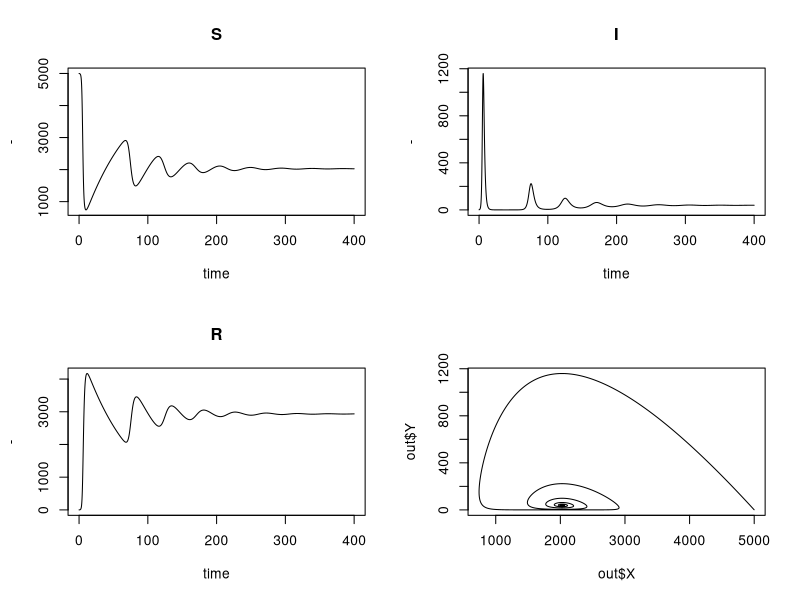
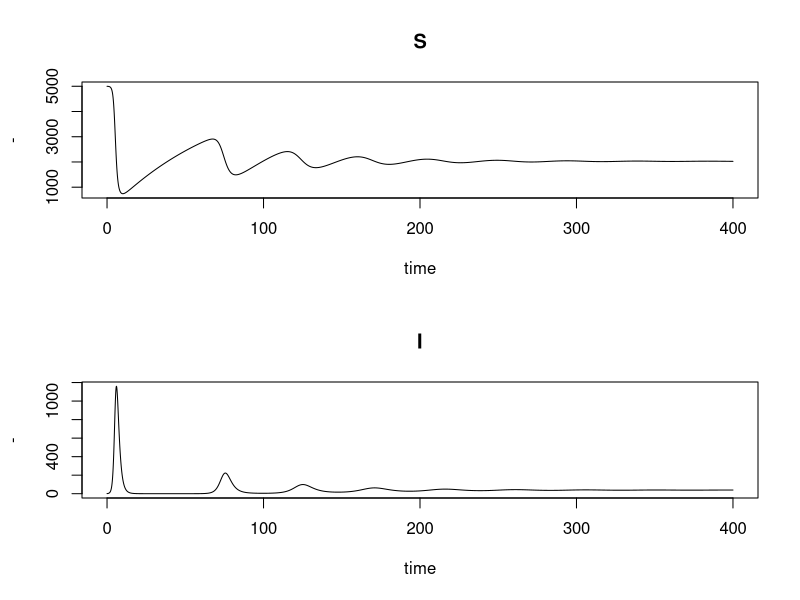
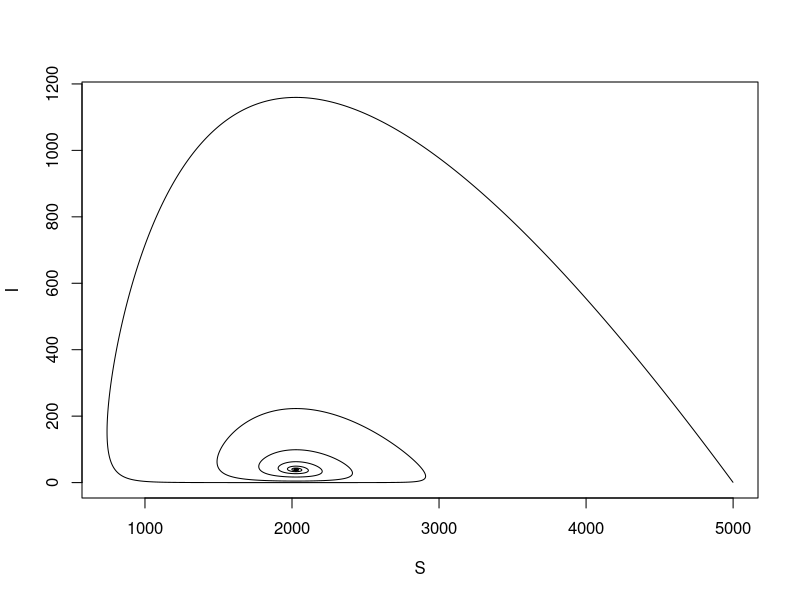
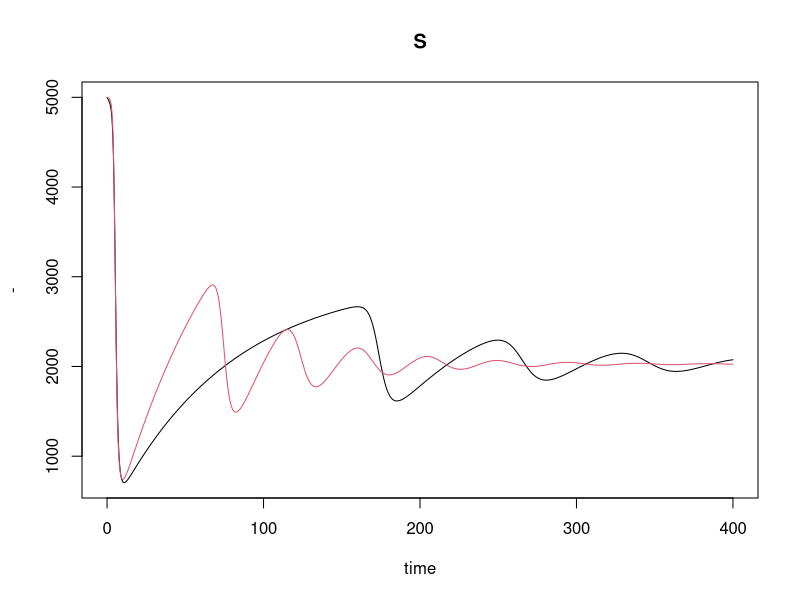
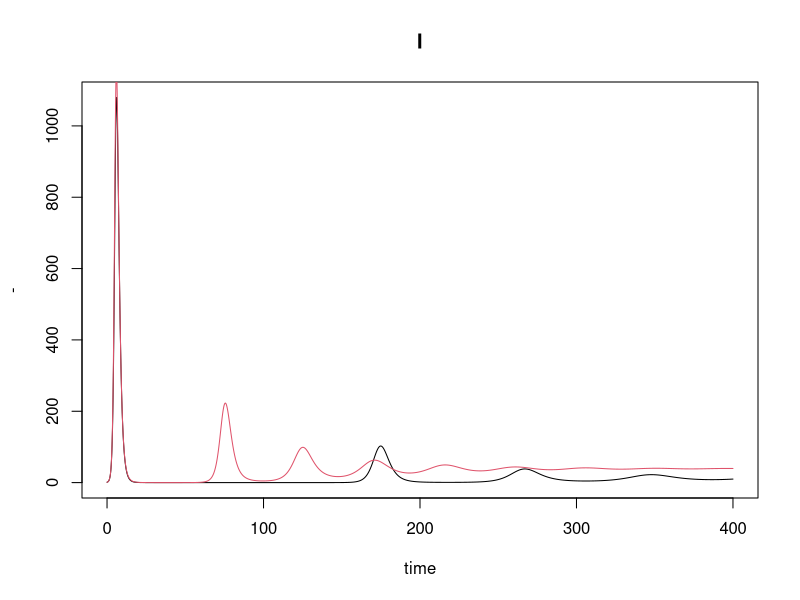
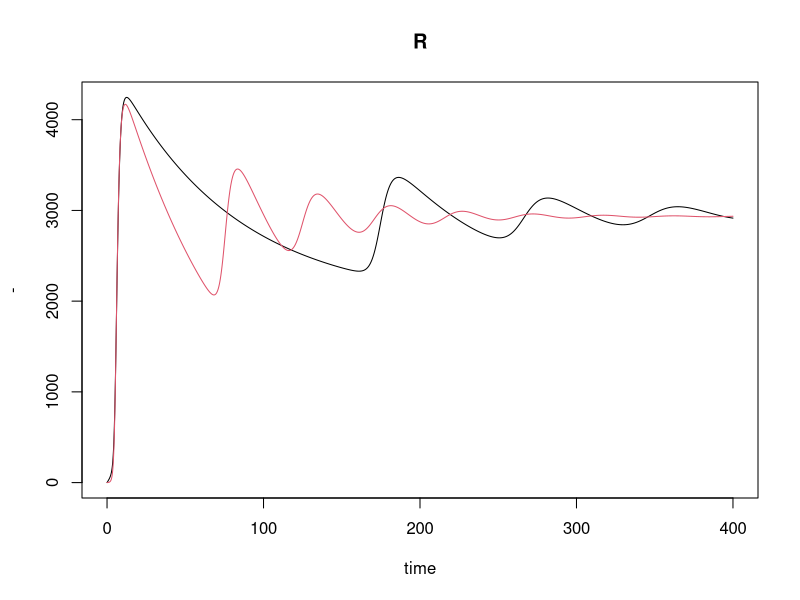
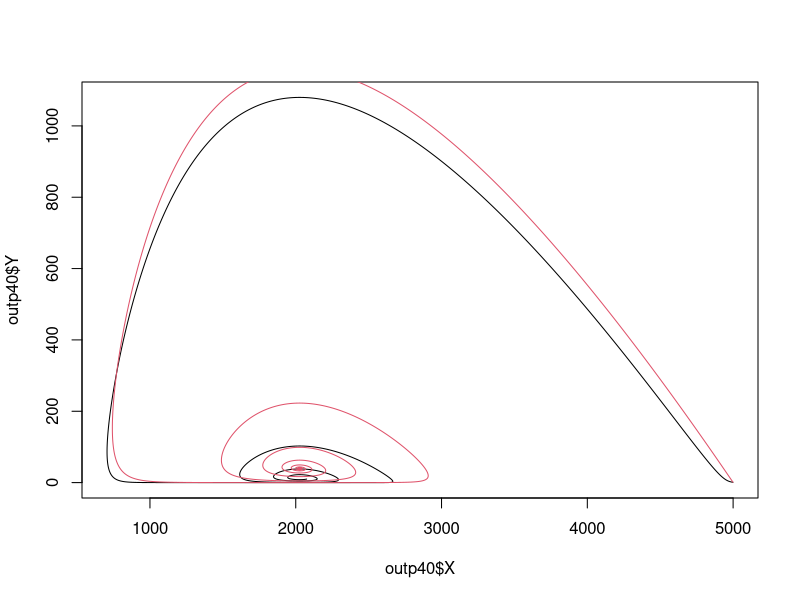

The R script that drew these images, in order:
#########################################################
#                                                       #
# PRACTICAL SESSION: Vaccination                        #
# MODELING INFECTIOUS DISEAES USING R                   #
# ZIv Shkedy, Rahider Aloni, Leyla Kodalci              #
# Hasselt University, Belgium                           #
# 4th PhD week, Gondar University, Ethiopia             #
# JKUAT, Kenya                                          #
# SUSAN-SSACAB 2019 Conference, South Africa            #
# STEAM-3D, Cape Town , 2026, South AFrica              #
#                                                       #
#                                                       #
#########################################################


# SETP 1: install the deSolve package           
library(deSolve)

#########################################################
#                                                       #
#                                                       #
#   SIR with vaccination                                #
#   N=5000                                              #
#                                                       #
#########################################################

library(deSolve)
require(deSolve)

parameters <- c(mu=1/75,beta=0.001/2, v=1, P=0.0)
parameters

state <- c(X=4999,Y=1,Z=0)
state

SIR<-function(t,state,parameters)
{
with(as.list(c(state, parameters)),
{
dX <- 5000*mu*(1-P)-beta*Y*X - mu*X
dY <- beta*Y*X - v*Y - mu*Y
dZ <- v*Y -mu*Z+5000*mu*P
list(c(dX, dY, dZ))
}) 
}

times<-seq(0,400,by=0.01)

require(deSolve)
out <- as.data.frame(ode(y=state,times=times,func=SIR,parms=parameters))
head(out)



par(mfrow=c(2,2))
plot (times,out$X ,type="l",main="S", xlab="time", ylab="-")
plot (times,out$Y ,type="l",main="I", xlab="time", ylab="-")
plot (times,out$Z ,type="l",main="R", xlab="time", ylab="-")
plot(out$X,out$Y,type="l")
mtext(outer=TRUE,side=3,"SIR model",cex=1.5)



par(mfrow=c(2,1))
plot (times,out$X ,type="l",main="S", xlab="time", ylab="-")
plot (times,out$Y ,type="l",main="I", xlab="time", ylab="-")
mtext(outer=TRUE,side=3,"SIR model",cex=1.5)

par(mfrow=c(1,1))
plot(out$X,out$Y,type="l",xlab="S",ylab="I")


############################################
### P=40%                                 ##
############################################

parameters <- c(mu=1/75,beta=0.001/2, v=1, P=0.40)
parameters
state <- c(X=4999,Y=1,Z=0)
state



require(deSolve)
outp40 <- as.data.frame(ode(y=state,times=times,func=SIR,parms=parameters))
head(out)
par(mfrow=c(1,1))
plot (times,outp40$X ,type="l",main="S", xlab="time", ylab="-")
lines(times,out$X,col=2)


plot (times,outp40$Y ,type="l",main="I", xlab="time", ylab="-")
lines(times,out$Y,col=2)

plot (times,outp40$Z ,type="l",main="R", xlab="time", ylab="-")
lines(times,out$Z,col=2)


plot(outp40$X,outp40$Y,type="l")
lines(out$X,out$Y,col=2)
mtext(outer=TRUE,side=3,"SIR model",cex=1.5)
